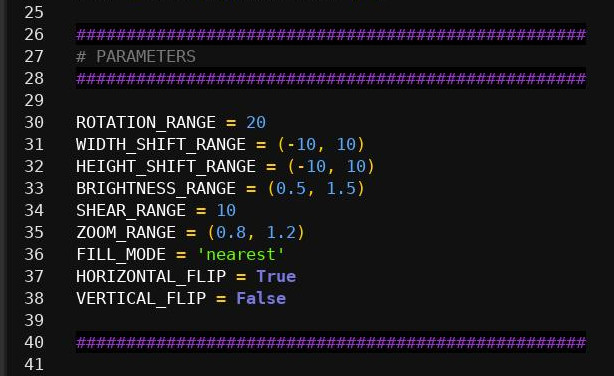
#> input picture keras_data_augmentation_parameters.jpg, 614 x 376 px
$ python blur_and_noise.py --input . --action blur
#> lines starting #> are read from the running program, lines starting #| are printed output that depends on the picture
#!/usr/bin/env python3
import cv2
import numpy as np
import random
import os
from skimage.util import random_noise
from screeninfo import get_monitors
import argparse

# Get desktop height
desk_width = get_monitors ()[0].width

# Set input args
ap = argparse.ArgumentParser ()
ap.add_argument ("-i", "--input", type = str, required = True,
	help = "directory to the input images")
ap.add_argument ("-o", "--output", type = str, required = False,
	help = "directory for the output images (if no set use input)")
ap.add_argument ("-a", "--action", type = str, required = True,
	choices = ["blur", "noise", "show"],
	help = "show or save images")
args = vars (ap.parse_args ())

# Args parse
# Input directory
input = args["input"]
# Output directory
output = args["output"]
if output:
	if not os.path.exists(output):
		os.makedirs(output)
else:
	output = input
# Action (show or save)
action = args["action"]

# Blur image
def blur (image):
	x = int (image.shape[0] / 90 // 2 * 2 + 1)
	image_blur = cv2.GaussianBlur (image, (x, x), 0)
	return image_blur

# Noise image
def noise (image):
	image_noise = random_noise (image)
	image_noise = (255 * image_noise).astype (np.uint8)
	return image_noise

# Read only images in directory
def read_images_in_dir (path):
	images = []
	valid_images = [".jpg", ".jpeg", ".png"]
	for f in os.listdir (path):
		ext = os.path.splitext (f)[1]
		if ext.lower () in valid_images:
			images.append (os.path.join (path,f))

	return images

# Preview blur and noise images
def show ():
	# Read only images in directory
	images_path = read_images_in_dir (input)

	# Read random image
	image = cv2.imread (random.choice (images_path))
	print ("image.shape", image.shape)

	# Blur image
	image_blur = blur (image)
	# Noise image
	image_noise = noise (image)

	# Concate images in row
	image_x = np.concatenate ((image, image_blur), axis = 1)
	image_x = np.concatenate ((image_x, image_noise), axis = 1)

	# Calculate ratio deskop height / final image
	desk_ratio = image_x.shape[1] / desk_width

	# Show preview
	window_name = "Preview window"
	image_preview = cv2.resize (image_x, (int (image_x.shape[1] / desk_ratio), int (image_x.shape[0] / desk_ratio)))
	cv2.imshow (window_name, image_preview)
	cv2.moveWindow (window_name ,0 ,70)
	cv2.waitKey ()

# Save augmented images
def save ():
	# Read only images in directory
	images_path = read_images_in_dir (input)

	for image_name in images_path:
		# Read image
		image = cv2.imread (image_name)
#> image is the input picture: shape (376, 614, 3); mean B, G, R 28, 24.3, 26.3

		if action == "blur":
			image_aug = blur (image)
#> in blur, `image_blur = cv2.GaussianBlur (image, (x, x), 0)`:
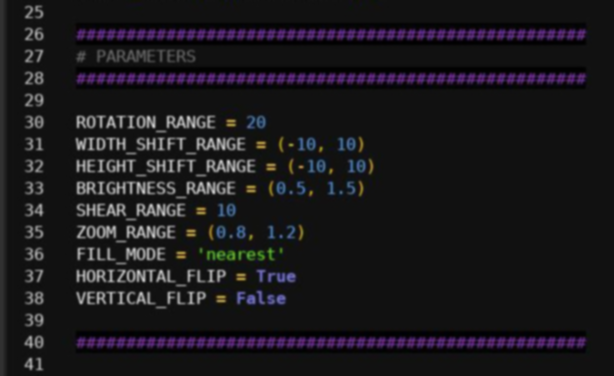
#> image_blur: shape (376, 614, 3); mean B, G, R 28, 24.3, 26.3

		if action == "noise":
			image_aug = noise (image)

		file_name = (os.path.join (output,
			os.path.splitext (os.path.basename (image_name))[0]
			+ "_" + action
			+ os.path.splitext (os.path.basename (image_name))[1])
		)
		print (file_name)
		cv2.imwrite (file_name, image_aug)

# Show augmented preview
if action == "show":
	show ()
# Save augmented images
elif (action == "blur") or (action == "noise"):
	save ()
